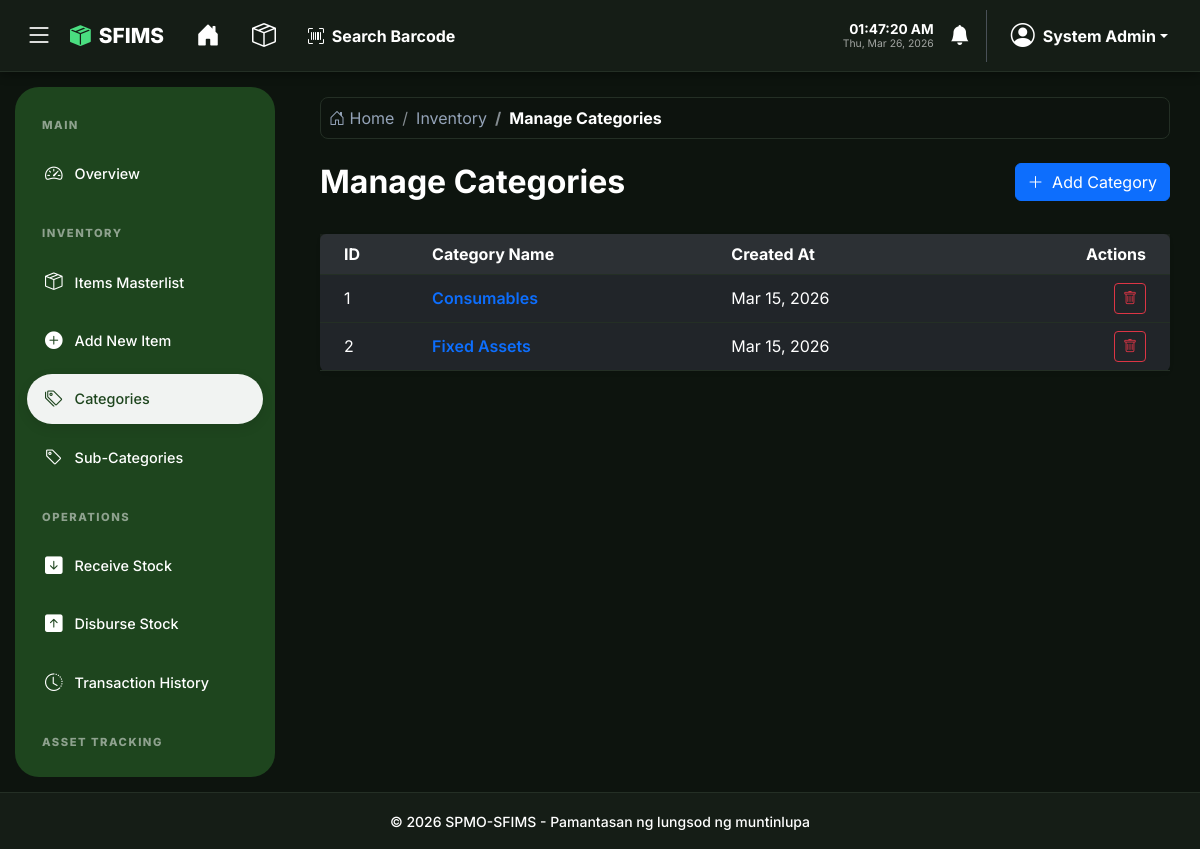
Screenshot of /admin/categories.php (signed in) with the database file from the repository.
### tables this page shows
CREATE TABLE IF NOT EXISTS categories (
    id INT AUTO_INCREMENT PRIMARY KEY,
    name VARCHAR(100) NOT NULL UNIQUE,
    created_at TIMESTAMP DEFAULT CURRENT_TIMESTAMP
);

### config/app.php (called while the page is built, shortened)
<?php
function h($string)
{
    return htmlspecialchars($string, ENT_QUOTES, 'UTF-8');
}

### admin/categories.php (the view, shortened to what this page needs)
<?php
require_once '../config/app.php';
$db = Database::getInstance();
$categories = $db->query("SELECT * FROM categories ORDER BY name ASC")->fetchAll();
require_once '../partials/header.php';
?>
<div class="row mb-4">
    <div class="col-md-6">
        <h2 class="fw-bold">Manage Categories</h2>
    </div>
    <div class="col-md-6 text-end">
        <button type="button" class="btn btn-primary" data-bs-toggle="modal" data-bs-target="#addCategoryModal">
            <i class="bi bi-plus-lg me-1"></i> Add Category
        </button>
    </div>
</div>
<div class="card shadow-sm border-0">
    <div class="card-body p-0">
        <div class="table-responsive">
            <table class="table table-hover align-middle mb-0">
                <thead class="bg-light">
                    <tr>
                        <th class="ps-4">ID</th>
                        <th>Category Name</th>
                        <th>Created At</th>
                        <th class="text-end pe-4">Actions</th>
                    </tr>
                </thead>
                <tbody>
                    <?php if ($categories): ?>
                        <?php foreach ($categories as $c): ?>
                            <tr>
                                <td class="ps-4"><?php echo $c['id']; ?></td>
                                <td class="fw-semibold text-primary"><?php echo h($c['name']); ?></td>
                                <td><?php echo date('M d, Y', strtotime($c['created_at'])); ?></td>
                                <td class="text-end pe-4">
                                    <form method="POST" action="" class="d-inline">
                                        <button type="submit" class="btn btn-sm btn-outline-danger" onclick="return confirm('Are you sure you want to delete this category?')">
                                            <i class="bi bi-trash"></i>
                                        </button>
                                    </form>
                                </td>
                            </tr>
                        <?php endforeach; ?>
                    <?php endif; ?>
                </tbody>
            </table>
        </div>
    </div>
</div>
<?php require_once '../partials/footer.php'; ?>

### partials/header.php (style rules this page uses)
*, *::before, *::after { transition: background-color 0.3s ease, border-color 0.3s ease, color 0.3s ease, box-shadow 0.3s ease; }
:root { --sfims-bg: #f3f7f4; --sfims-card-bg: #ffffff; --sfims-text: #1e3a1a; --sfims-border: #dce3dc; --sfims-green: #1e451e; --sfims-accent: #2d5a27; --sfims-input-bg: #ffffff; --header-dark: #ffffff; --sidebar-width: 260px; --sidebar-collapsed-width: 84px; --nav-shadow: rgba(0, 0, 0, 0.05); --sidebar-text: rgba(255, 255, 255, 0.85); --dropdown-header-text: #6c757d; }
[data-theme="dark"] { --sfims-bg: #0d140e; --sfims-card-bg: #151d16; --sfims-text: #ffffff; --sfims-border: #242f25; --sfims-green: #1e451e; --sfims-input-bg: #2a332b; --header-dark: #151d16; --nav-shadow: rgba(0, 0, 0, 0.4); --sfims-accent: #ffffff; --sidebar-text: #ffffff; --dropdown-header-text: #cbd5e1; }
body { background-color: var(--sfims-bg) !important; color: var(--sfims-text) !important; font-family: 'Inter', sans-serif; min-height: 100vh; margin: 0; display: flex; flex-direction: column; overflow-x: hidden; }
[data-theme="dark"] .bg-light { background-color: rgba(255, 255, 255, 0.05) !important; color: var(--sfims-text) !important; }
[data-theme="dark"] .text-dark, [data-theme="dark"] .text-black, [data-theme="dark"] h1, [data-theme="dark"] h2, [data-theme="dark"] h3, [data-theme="dark"] h4, [data-theme="dark"] h5, [data-theme="dark"] h6, [data-theme="dark"] .card-title, [data-theme="dark"] .modal-title, [data-theme="dark"] .nav-tabs .nav-link { color: #ffffff !important; }
[data-theme="dark"] ::placeholder { color: #64748b !important; opacity: 1 !important; }
[data-theme="dark"] .table { --bs-table-bg: transparent; --bs-table-color: var(--sfims-text); --bs-table-border-color: var(--sfims-border); color: var(--sfims-text); }
.btn-group, td.text-end, td:last-child { white-space: nowrap; }

### rows the page displays
categories: id "1", name "Consumables", created_at "Mar 15, 2026"
categories: id "2", name "Fixed Assets", created_at "Mar 15, 2026"

### other values shown
$_SESSION['full_name'] "System Admin"
$section "Inventory"
$page_title_display "Manage Categories"
